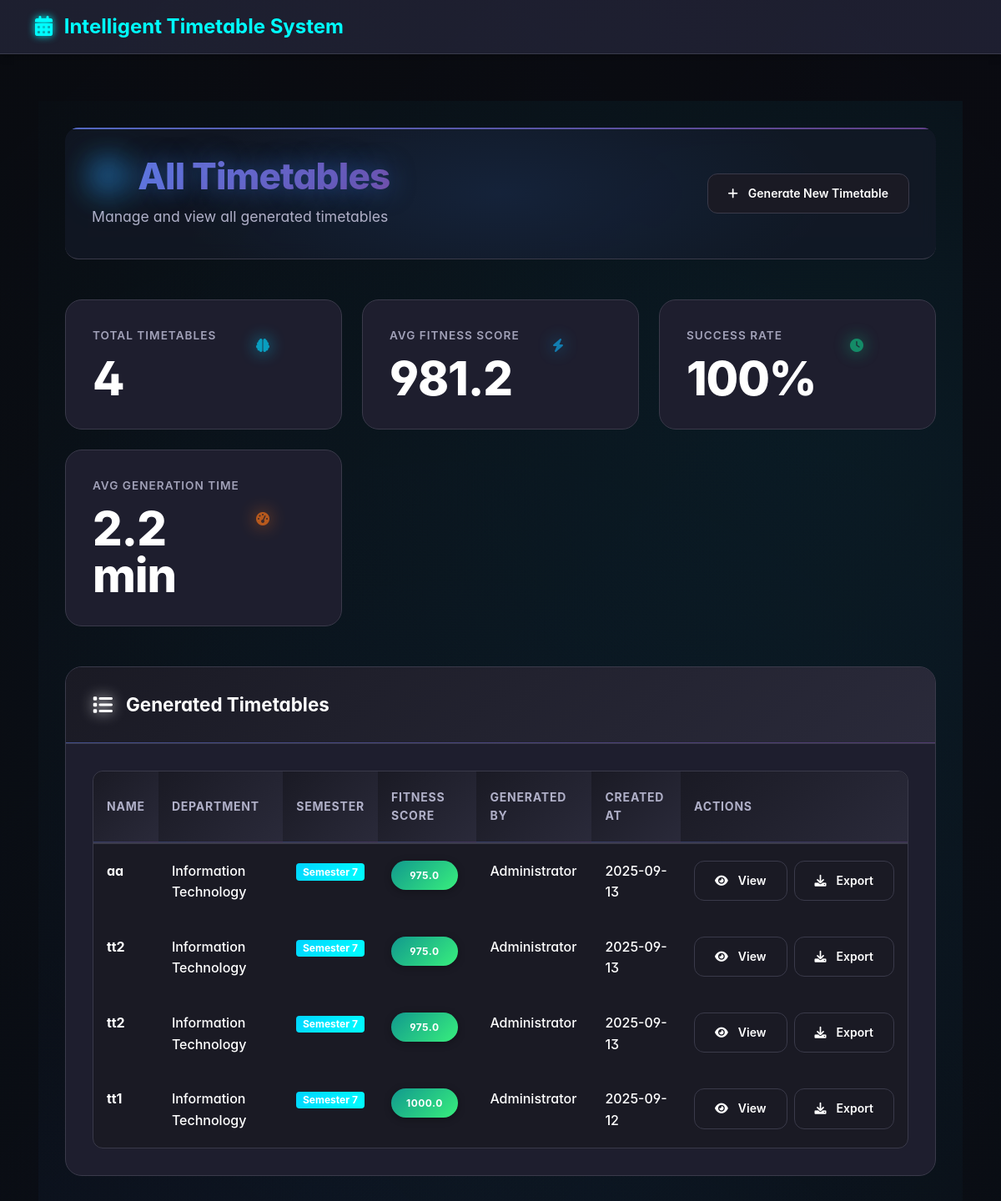
Before: /timetables (upper part) with the older database file.
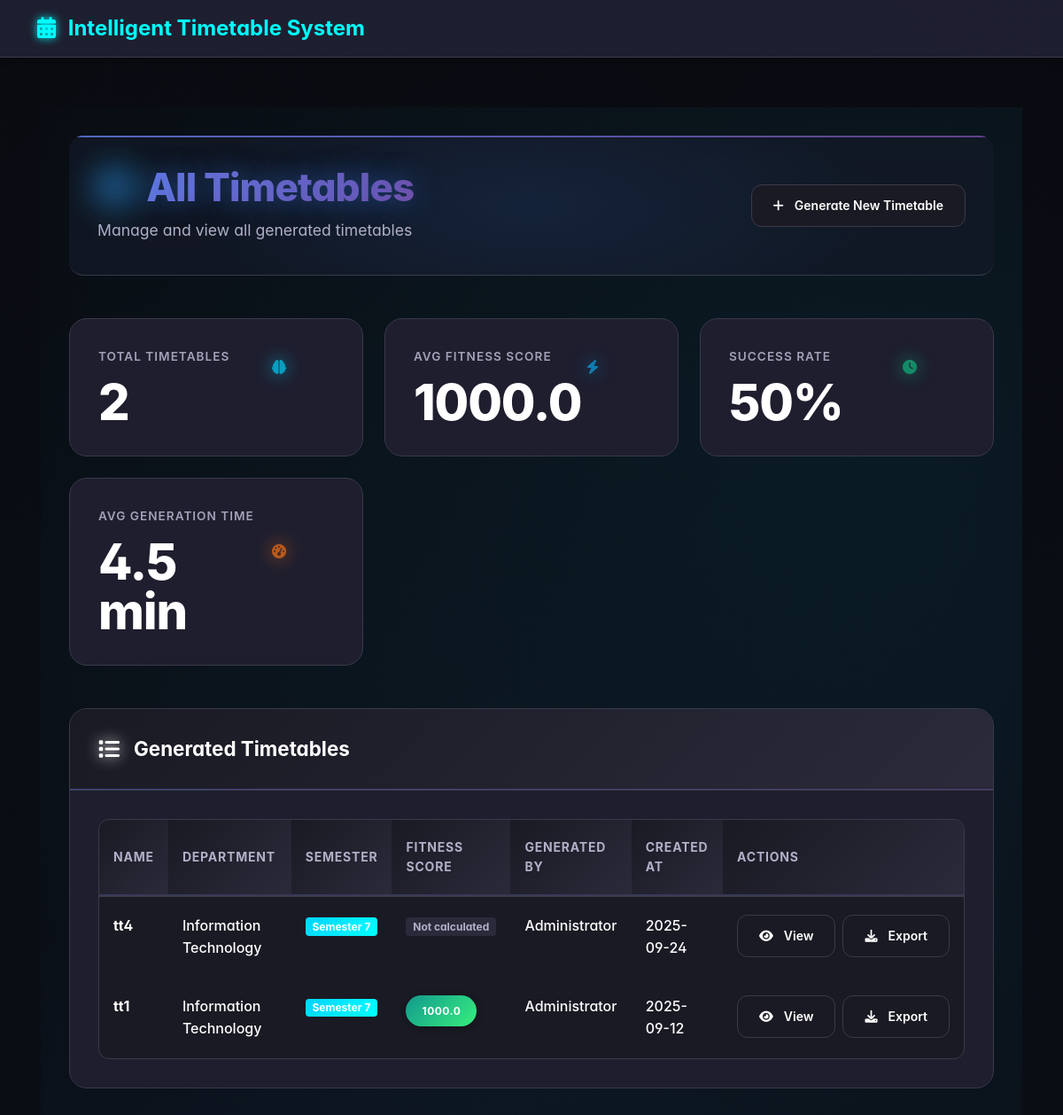
After: the same page with the newer database file.
### tables this page shows
CREATE TABLE timetables (
            id INTEGER PRIMARY KEY AUTOINCREMENT,
            name TEXT NOT NULL,
            department_id INTEGER,
            semester INTEGER,
            fitness_score REAL,
            generated_by INTEGER,
            created_at DATETIME DEFAULT CURRENT_TIMESTAMP,
            FOREIGN KEY (department_id) REFERENCES departments (id),
            FOREIGN KEY (generated_by) REFERENCES users (id)
        );

CREATE TABLE departments (
            id INTEGER PRIMARY KEY AUTOINCREMENT,
            name TEXT NOT NULL,
            code TEXT UNIQUE NOT NULL,
            created_at DATETIME DEFAULT CURRENT_TIMESTAMP
        );

CREATE TABLE users (
            id INTEGER PRIMARY KEY AUTOINCREMENT,
            username TEXT UNIQUE NOT NULL,
            password TEXT NOT NULL,
            full_name TEXT,
            role TEXT DEFAULT 'user',
            department_id INTEGER,
            created_at DATETIME DEFAULT CURRENT_TIMESTAMP
        , employee_id TEXT
                REFERENCES faculty(employee_id));

### routes/timetable.py (the view)
@timetable_bp.route('/timetables')
def timetables():
    conn = sqlite3.connect('timetable.db')
    conn.row_factory = sqlite3.Row
    cursor = conn.cursor()
    cursor.execute('''
        SELECT t.*, d.name as department_name, u.full_name as generated_by_name
        FROM timetables t
        LEFT JOIN departments d ON t.department_id = d.id
        LEFT JOIN users u ON t.generated_by = u.id
        ORDER BY t.created_at DESC
    ''')
    timetables = cursor.fetchall()
    conn.close()
    return render_template('timetables.html', timetables=timetables)

### app.py (called while the page is built, shortened)
@app.context_processor
def inject_notifications():
    return {'notification_count': 0}

@app.context_processor
def inject_notifications():
    return {'notification_count': 0}

@app.context_processor
def utility_processor():
    return dict(get_faculty_subjects=get_faculty_subjects)

### templates/timetables.html (shortened to what the changed rows need)
{% extends "base.html" %}
{% block content %}
<div class="dashboard-container">
    <div class="header-section">
        <div class="header-content">
            <div>
                <h1 class="main-title">
                    <i class="fas fa-table title-icon"></i> All Timetables
                </h1>
            </div>
        </div>
    </div>
    <div class="stats-grid">
        <div class="stat-card stat-primary">
            <div class="stat-content">
                <div class="stat-info">
                    <div class="stat-label">Total Timetables</div>
                    <div class="stat-value">{{ timetables|length }}</div>
                </div>
            </div>
        </div>
        <div class="stat-card stat-info">
            <div class="stat-content">
                <div class="stat-info">
                    <div class="stat-label">Avg Fitness Score</div>
                    <div class="stat-value">
                        {% if timetables %}
                            {% set fitness_scores = timetables|map(attribute='fitness_score')|select|list %}
                            {% if fitness_scores %}
                                {{ "%.1f"|format(fitness_scores|sum / fitness_scores|length) }}
                            {% else %}
                                0
                            {% endif %}
                        {% else %}
                            0
                        {% endif %}
                    </div>
                </div>
            </div>
        </div>
        <div class="stat-card stat-success">
            <div class="stat-content">
                <div class="stat-info">
                    <div class="stat-label">Success Rate</div>
                    <div class="stat-value">
                        {% if timetables %}
                            {{ ((timetables|selectattr('fitness_score')|list|length / timetables|length) * 100)|int }}%
                        {% else %}
                            0%
                        {% endif %}
                    </div>
                </div>
            </div>
        </div>
        <div class="stat-card stat-warning">
            <div class="stat-content">
                <div class="stat-info">
                    <div class="stat-label">Avg Generation Time</div>
                    <div class="stat-value">
                        {% if timetables and timetables|length > 0 %}
                            {{ (9 / timetables|length)|round(1) }} min
                        {% else %}
                            0s
                        {% endif %}
                    </div>
                </div>
            </div>
        </div>
    </div>
    <div class="content-grid">
        <div class="content-card">
            <div class="card-content">
                {% if timetables %}
                <div class="table-container">
                    <table class="modern-table">
                        <thead>
                            <tr>
                                <th>Name</th>
                                <th>Department</th>
                                <th>Semester</th>
                                <th>Fitness Score</th>
                                <th>Generated By</th>
                                <th>Created At</th>
                                <th>Actions</th>
                            </tr>
                        </thead>
                        <tbody>
                            {% for timetable in timetables %}
                            <tr class="table-row">
                                <td class="table-cell fw-bold">{{ timetable.name }}</td>
                                <td class="table-cell">{{ timetable.department_name or 'N/A' }}</td>
                                <td class="table-cell">
                                    <span class="badge bg-info">Semester {{ timetable.semester }}</span>
                                </td>
                                <td class="table-cell">
                                    {% if timetable.fitness_score %}
                                    <span class="fitness-badge fitness-{{ 'high' if timetable.fitness_score > 800 else 'medium' if timetable.fitness_score > 600 else 'low' }}">
                                        {{ "%.1f"|format(timetable.fitness_score) }}
                                    </span>
                                    {% else %}
                                    <span class="badge bg-secondary">Not calculated</span>
                                    {% endif %}
                                </td>
                                <td class="table-cell">{{ timetable.generated_by_name or 'System' }}</td>
                                <td class="table-cell">{{ timetable.created_at[:10] }}</td>
                                <td class="table-cell">
                                    <div style="display: flex; gap: 0.5rem;">
                                        <a href="{{ url_for('timetable.view_timetable',id=timetable.id) }}" class="action-btn action-blue">
                                            <i class="fas fa-eye"></i> View
                                        </a>
                                        <button class="action-btn action-cyan">
                                            <i class="fas fa-download"></i> Export
                                        </button>
                                    </div>
                                </td>
                            </tr>
                            {% endfor %}
                        </tbody>
                    </table>
                </div>
                {% endif %}
            </div>
        </div>
    </div>
</div>
{% endblock %}

Changed rows visible on the page:
removed timetables: name "aa", name "Information Technology", semester "7", fitness_score "975.0", full_name "Administrator", created_at "2025-09-13"
removed timetables: name "tt2", name "Information Technology", semester "7", fitness_score "975.0", full_name "Administrator", created_at "2025-09-13"
removed timetables: name "tt2", name "Information Technology", semester "7", fitness_score "975.0", full_name "Administrator", created_at "2025-09-13"
added timetables: name "tt4", name "Information Technology", semester "7", fitness_score "Not calculated", full_name "Administrator", created_at "2025-09-24"
Other visible differences:
{{ timetables|length }}: "4" → "2"
{{ "%.1f"|format(fitness_scores|sum / fitness_scores|length) }}: "981.2" → "1000.0"
{{ (9 / timetables|length)|round(1) }}: "2.2" → "4.5"
text no longer shown: "100"
text now shown: "50"
